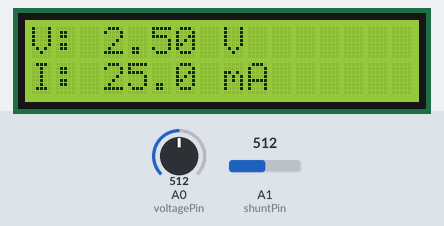
The sketch below on a simulated Arduino Uno, built with avr-gcc and run on an emulated ATmega328P. Shown: 16×2 character LCD. Inputs (shaded band) come from the test bench; at power-on: A0 (voltagePin) = 512, A1 (shuntPin) = 512.

Above: at 1.2 s.
1.3 s: A0 (voltagePin) set to 716
At 2.0 s:
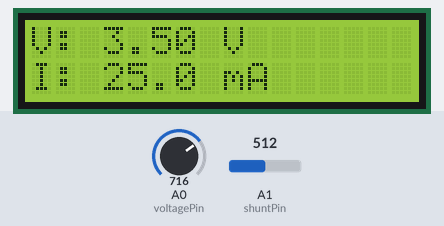
2.8 s: A1 (shuntPin) set to 716
At 3.1 s:
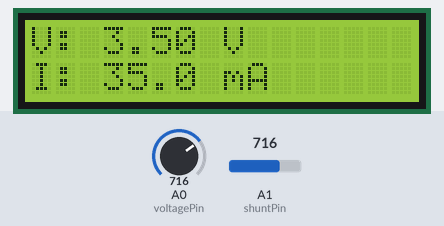
4.3 s: A0 (voltagePin) set to 900
At 5.3 s:
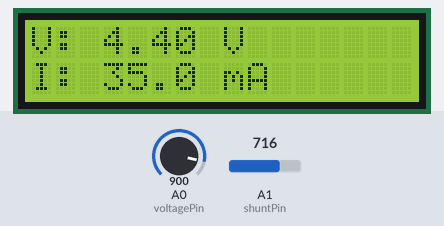
5.8 s: A1 (shuntPin) set to 900
At 6.4 s:
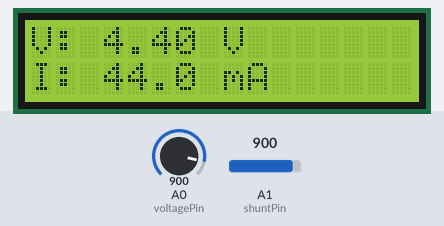
7.3 s: A0 (voltagePin) set to 1023
At 8.5 s:
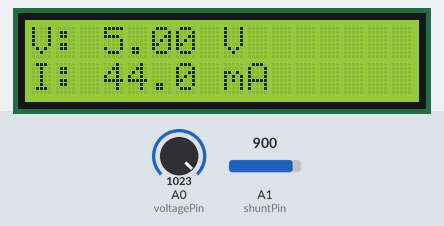
8.8 s: A1 (shuntPin) set to 1023
At 9.8 s:
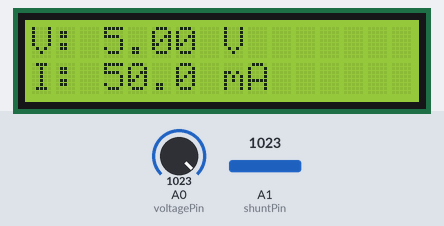
Timing chart, 0 to 11.3 s (numbered marks = the images above; inputs shaded):
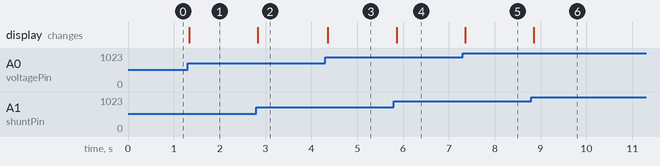

The sketch:

grand_bombul_tumelo1.ino
```cpp
#include <Adafruit_LiquidCrystal.h>

Adafruit_LiquidCrystal lcd(0);

//analogue input pins
const int voltagePin = A0;
const int shuntPin = A1;

//resistor value for current calculation
const float shuntResistor = 100.0;

void setup() {
  lcd.begin(16, 2);

  lcd.setCursor(0, 0);
  lcd.print("V/I Meter");
}

void loop() {
  int voltageReading = analogRead(voltagePin);
  int shuntReading = analogRead(shuntPin);

  float inputVoltage = voltageReading * (5.0 / 1023.0); //calculations for data
  float shuntVoltage = shuntReading * (5.0 / 1023.0);

  float currentAmps = shuntVoltage / shuntResistor;
  float currentMilliAmps = currentAmps * 1000.0;

  lcd.setCursor(0, 0); //display of datsa
  lcd.print("V: ");
  lcd.print(inputVoltage, 2);
  lcd.print(" V      ");

  lcd.setCursor(0, 1);
  lcd.print("I: ");
  lcd.print(currentMilliAmps, 1);
  lcd.print(" mA     ");
}
```

Measured:
- after the input at 1.3 s, the display: changes at once (image 1)
- after the input at 2.8 s, the display: changes at once (image 2)
- after the input at 4.3 s, the display: changes after 0.06 s (image 3)
- after the input at 5.8 s, the display: changes after 0.06 s (image 4)
- after the input at 7.3 s, the display: changes after 0.06 s (image 5)
- after the input at 8.8 s, the display: changes after 0.06 s (image 6)
